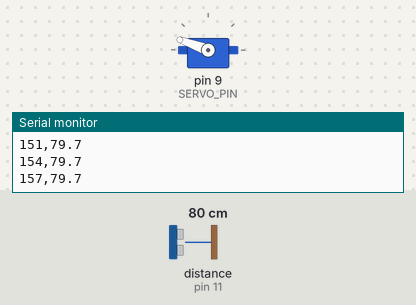
Recording of a sketch running on a simulated Arduino Uno, built with avr-gcc and run on an emulated ATmega328P. On the bench: servo, the last lines printed to the serial monitor. Wiring (inferred from the names in the program): ultrasonic range finder: trigger pin 10; echo pin 11. The test bench sets the inputs (shaded band); at power-on: distance to the obstacle (sensor on pin 11) 80 cm. The echo pulse lasts 58.3 µs per cm.

Above: at 1.5 s.
1.6 s: distance to the obstacle (sensor on pin 11) set to 2 cm
At 2.3 s:
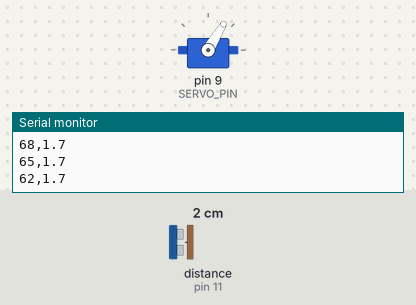
4.6 s: distance to the obstacle (sensor on pin 11) set to 13 cm
At 4.75 s:
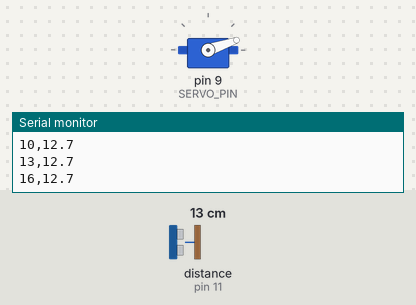
Timing chart, 0 to 13.6 s (numbered marks = the images above; inputs shaded):
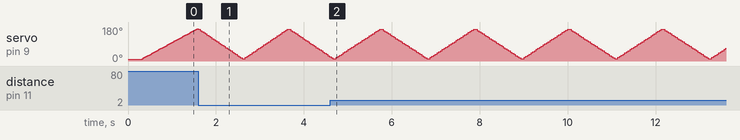

The sketch:

stark_radar.ino
```cpp
#include <Servo.h>

Servo radar;

const int TRIG = 10;
const int ECHO = 11;
const int SERVO_PIN = 9;

const int MIN_ANGULO = 10;
const int MAX_ANGULO = 170;
const int PASSO = 3;

float medirDistancia() {
  digitalWrite(TRIG, LOW);
  delayMicroseconds(2);

  digitalWrite(TRIG, HIGH);
  delayMicroseconds(10);
  digitalWrite(TRIG, LOW);

  unsigned long duracao = pulseIn(ECHO, HIGH, 10000);

  if (duracao == 0) {
    return -1;
  }

  return duracao * 0.0343 / 2.0;
}

void setup() {
  Serial.begin(9600);

  pinMode(TRIG, OUTPUT);
  pinMode(ECHO, INPUT);

  radar.attach(SERVO_PIN);
  radar.write(MIN_ANGULO);

  delay(300);
}

void varrer(int inicio, int fim, int passo) {
  for (
    int a = inicio;
    passo > 0 ? a <= fim : a >= fim;
    a += passo
  ) {
    radar.write(a);
    delay(18);

    float distancia = medirDistancia();

    Serial.print(a);
    Serial.print(",");

    if (distancia < 0) {
      Serial.println(-1);
    } else {
      Serial.println(distancia, 1);
    }
  }
}

void loop() {
  varrer(MIN_ANGULO, MAX_ANGULO, PASSO);
  varrer(MAX_ANGULO, MIN_ANGULO, -PASSO);
}
```
